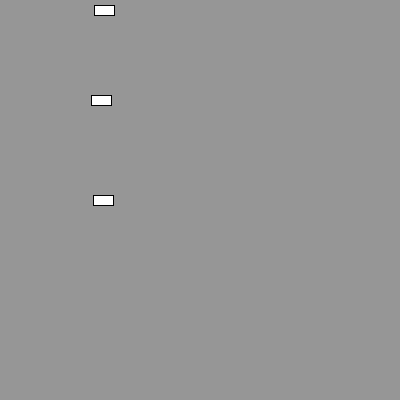
Frame 1 (no input)
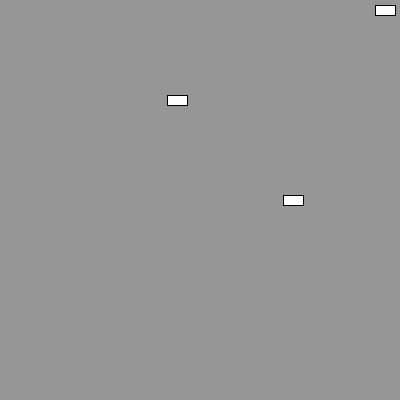
Frame 60 (the mouse pressed at the canvas centre just before this capture)
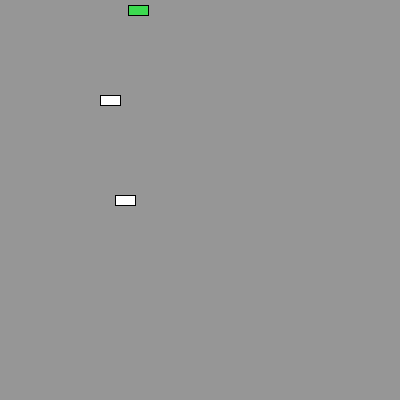
Frame 120 (the mouse held since frame 60 and released just before this capture)

The Processing sketch that drew these frames (run headless with seeded random() and noise(); from frame 60 on, the mouse is pressed at the canvas centre):

// Processing sketch: processing_166280
// ── processing_166280.pde

Car myCar1;
Car myCar2;
Car myCar3; // Two objects!
int direction = 1;


void setup() {
  size(400,400);
  myCar1 = new Car(color(255,255,255),100,200,2); // Parameters go inside the parentheses when the object is constructed.
  myCar2 = new Car(color(255,255,255),100,100,2);
  myCar3 = new Car(color(255,255,255),100,10,2);
  myCar1.xspeed = random(5);
  myCar2.xspeed = random(5);
  myCar3.xspeed = random(5);
}

void draw() {
  background(150);
  myCar1.move(direction);
  myCar1.display();
  myCar2.move(direction);
  myCar2.display();
  myCar3.move(direction);
  myCar3.display();

  if(myCar1.xpos>width || myCar1.xpos<0){
    direction = -direction;
    
    myCar1.c = color(random(255),random(255),random(255));
  }
  if(myCar2.xpos > width || myCar2.xpos < 0){
    direction= -direction;
    
    myCar2.c = color(random(255),random(255),random(255));
  }
  if(myCar3.xpos > width || myCar3.xpos < 0){
    direction= -direction;
    
    myCar3.c = color(random(255), random(255), random(255));
  }
}

class Car { // Even though there are multiple objects, we still only need one class. No matter how many cookies we make, only one cookie cutter is needed.Isnâ€™t object-oriented programming swell?
  color c;
  float xpos;
  float ypos;
  float xspeed;

  Car(color tempC, float tempXpos, float tempYpos, float tempXspeed) { // The Constructor is defined with arguments.
    c = tempC;
    xpos = tempXpos;
    ypos = tempYpos;
    xspeed = tempXspeed;
  }

  void display() {
    stroke(0);
    fill(c);
    rectMode(CENTER);
    rect(xpos,ypos,20,10);
  }
   void move(int direction) {
     xpos = xpos + xspeed * direction;
   }
}
